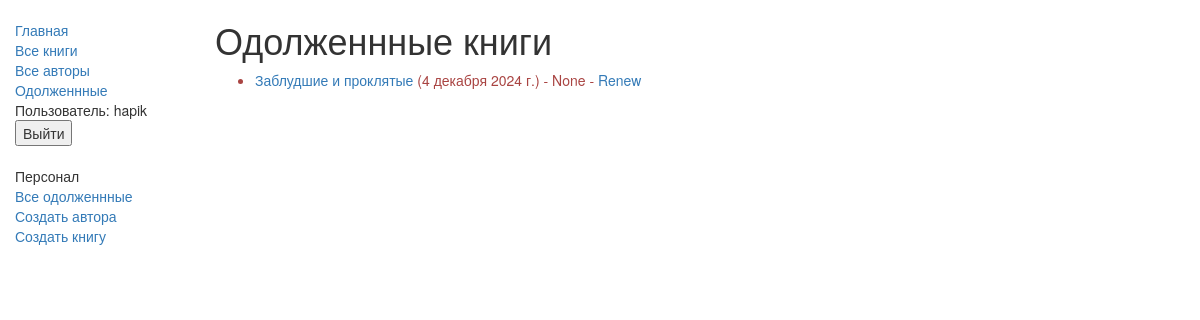
/catalog/usersbooks/ (signed in), run on an earlier commit of the app's database.
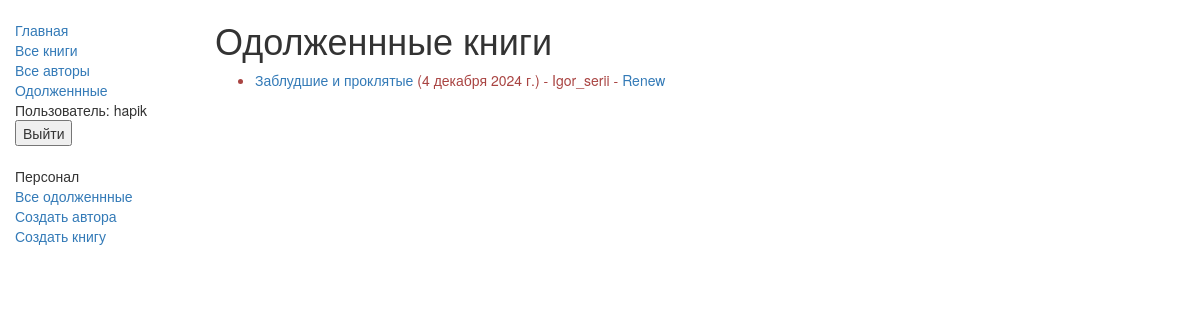
And on a later commit of the database.
### catalog/models.py (models this page shows, shortened)
class BookInstance(models.Model):
    id = models.UUIDField(primary_key=True, default=uuid.uuid4, help_text="Unique ID for this particular book across whole library")
    book = models.ForeignKey('Book', on_delete=models.SET_NULL, null=True)
    imprint = models.CharField(max_length=200)
    due_back = models.DateField(null=True, blank=True)
    borrower = models.ForeignKey(User, on_delete=models.SET_NULL, null=True, blank=True)
    LOAN_STATUS = (
        ('m', 'Maintenance'),
        ('o', 'On loan'),
        ('a', 'Available'),
        ('r', 'Reserved'),
    )
    status = models.CharField(max_length=1, choices=LOAN_STATUS, blank=True, default='m', help_text='Book availability')
    class Meta:
        ordering = ["due_back"]
        permissions = (("can_mark_returned", "Set book as returned"),)
    def display_status(self):
        return ', '.join([ BookInstance.name for BookInstance in self.BookInstance.all()[:3] ])
    display_status.short_description = 'Status'
    @property
    def is_overdue(self):
        if self.due_back and date.today() > self.due_back:
            return True
        return False

class Book(models.Model):
    title = models.CharField(max_length=200)
    author = models.ForeignKey('Author', on_delete=models.SET_NULL, null=True)
    summary = models.TextField(max_length=1000, help_text="Enter a brief description of the book")
    isbn = models.CharField('ISBN',max_length=13, help_text='13 Character <a href="https://www.isbn-international.org/content/what-isbn">ISBN number</a>')
    genre = models.ManyToManyField(Genre, help_text="Select a genre for this book")
    def display_genre(self):
        return ', '.join([ genre.name for genre in self.genre.all()[:3] ])
    display_genre.short_description = 'Genre'

### catalog/views.py (the view)
class LoanedBooksByStaffListView(PermissionRequiredMixin,generic.ListView):
    model = BookInstance
    template_name ='catalog/bookinstance_list_borrowed_staff.html'
    paginate_by = 10
    permission_required = ('catalog.can_mark_returned', 'catalog.can_edit')
    def get_queryset(self):
        return BookInstance.objects.filter(status__exact='o').order_by('due_back')

### catalog/templates/catalog/bookinstance_list_borrowed_staff.html
{% extends "base_generic.html" %}
{% block content %}
<h1>Одолженнные книги</h1>
{% if object_list %}
<ul>
    {% for bookinst in bookinstance_list %}
    <li class="{% if bookinst.is_overdue %}text-danger{% endif %}">
        <a href="{% url 'book-detail' bookinst.book.pk %}">{{bookinst.book.title}}</a> ({{ bookinst.due_back }})
        {% if user.is_staff %}- {{ bookinst.borrower }}{% endif %} {% if perms.catalog.can_mark_returned %}- <a
            href="{% url 'renew-book-librarian' bookinst.id %}">Renew</a> {% endif %}
    </li>
    {% endfor %}
</ul>
{% else %}
<p>Нет занятых книг.</p>
{% endif %}
{% endblock %}

What changed in the data, as far as the page shows it:
changed BookInstance "Заблудшие и проклятые": borrower "None" → "Igor_serii"
